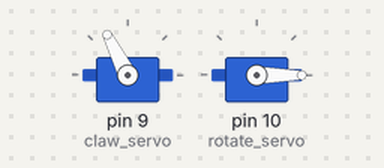
This sketch was run on a simulated Arduino Uno, built with avr-gcc and run on an emulated ATmega328P. On the bench: 2 × servo.

Above: at 0.05 s.
At 2.65 s:
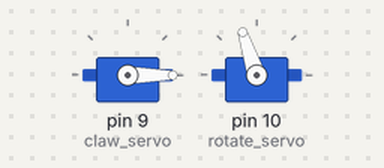
At 5.3 s:
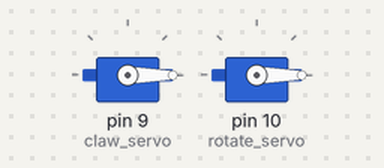
At 10.6 s:
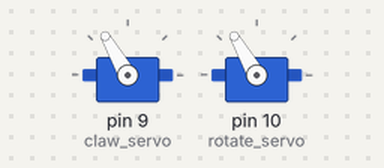
Timing chart, 0 to 13.8 s (numbered marks = the images above):
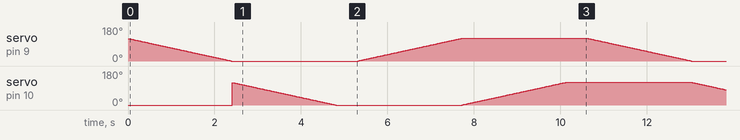

The sketch:

serve_water_robot_servo_control.ino
```cpp
#include <Servo.h>
Servo claw_servo;
Servo rotate_servo;
int goal_angle=0;
int current_angle=0;

void setup() {
  // put your setup code here, to run once:
claw_servo.attach(9);
rotate_servo.attach(10);
Serial.begin(9600);
claw_servo.write(0);
rotate_servo.write(0);
}


void loop() {
      claw_drive(0,120);
      rotate_drive(0,120);
      delay(500);
      claw_drive(120,0);
      rotate_drive(120,0);
      //motor_drive(1);
      delay(500);
}


void claw_drive(int goal_angle,int current_angle)
{
   int bias=0;
   bias=goal_angle-current_angle;

   if(bias>0)
   {
      while(bias>0)
      {
        current_angle++;
        claw_servo.write(current_angle);
        bias=goal_angle-current_angle;
        delay(20);
      }
    }
   if(bias<0)
   {
      while(bias<0)
      {
        current_angle--;
        claw_servo.write(current_angle);
        bias=goal_angle-current_angle;
        delay(20);
      }
   }
}

void rotate_drive(int goal_angle,int current_angle)
{
   int bias=0;
   bias=goal_angle-current_angle;

   if(bias>0)
   {
      while(bias>0)
      {
        current_angle++;
        rotate_servo.write(current_angle);
        bias=goal_angle-current_angle;
        delay(20);
      }
    }
   if(bias<0)
   {
      while(bias<0)
      {
        current_angle--;
        rotate_servo.write(current_angle);
        bias=goal_angle-current_angle;
        delay(20);
      }
   }
}
```
